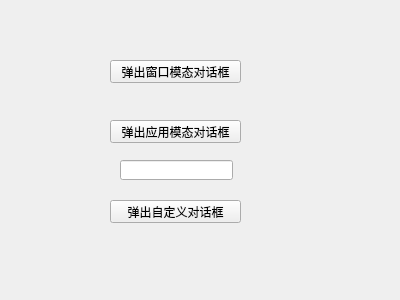
<?xml version="1.0" encoding="UTF-8"?>
<ui version="4.0">
 <class>ModelWidget</class>
 <widget class="QWidget" name="ModelWidget">
  <property name="geometry">
   <rect>
    <x>0</x>
    <y>0</y>
    <width>400</width>
    <height>300</height>
   </rect>
  </property>
  <property name="windowTitle">
   <string>ModelWidget</string>
  </property>
  <widget class="QPushButton" name="btnWindow">
   <property name="geometry">
    <rect>
     <x>110</x>
     <y>60</y>
     <width>131</width>
     <height>23</height>
    </rect>
   </property>
   <property name="text">
    <string>弹出窗口模态对话框</string>
   </property>
  </widget>
  <widget class="QPushButton" name="btnApp">
   <property name="geometry">
    <rect>
     <x>110</x>
     <y>120</y>
     <width>131</width>
     <height>23</height>
    </rect>
   </property>
   <property name="text">
    <string>弹出应用模态对话框</string>
   </property>
  </widget>
  <widget class="QPushButton" name="btnCustom">
   <property name="geometry">
    <rect>
     <x>110</x>
     <y>200</y>
     <width>131</width>
     <height>23</height>
    </rect>
   </property>
   <property name="text">
    <string>弹出自定义对话框</string>
   </property>
  </widget>
  <widget class="QLineEdit" name="lineEdit">
   <property name="geometry">
    <rect>
     <x>120</x>
     <y>160</y>
     <width>113</width>
     <height>20</height>
    </rect>
   </property>
  </widget>
 </widget>
 <layoutdefault spacing="6" margin="11"/>
 <resources/>
 <connections/>
</ui>
